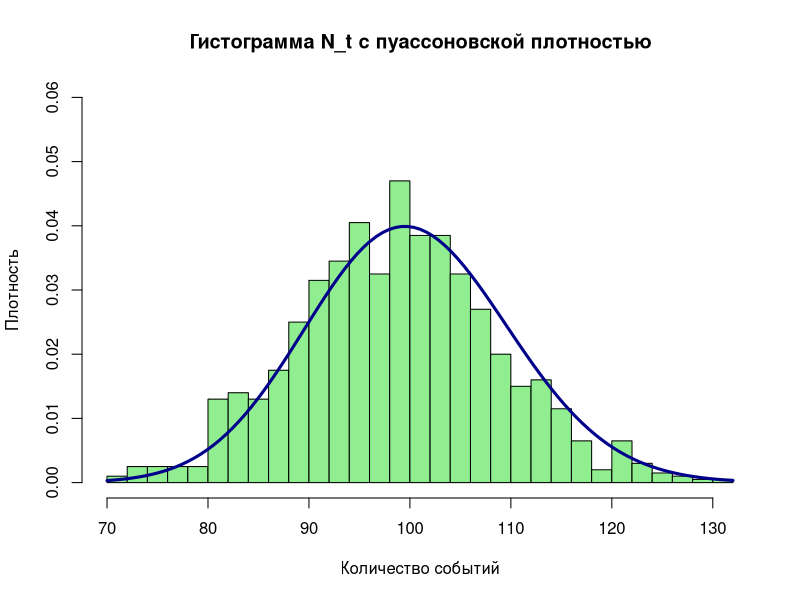
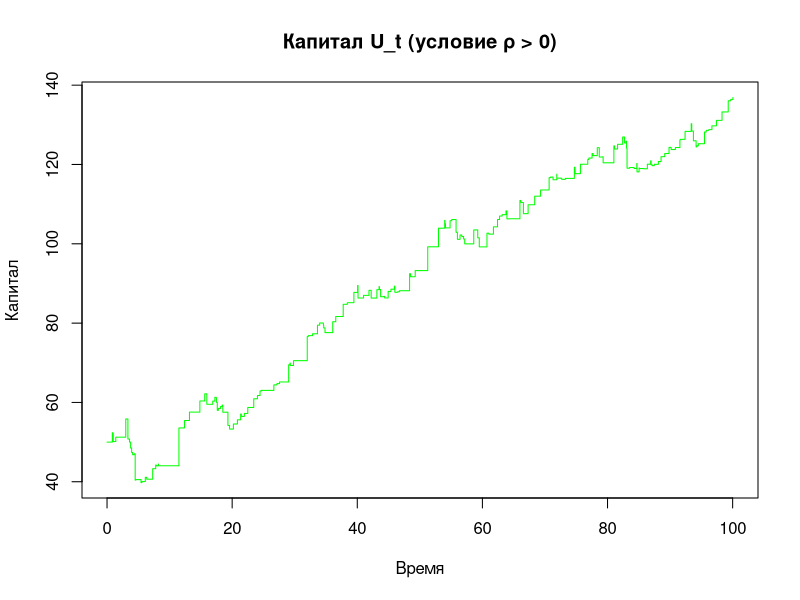
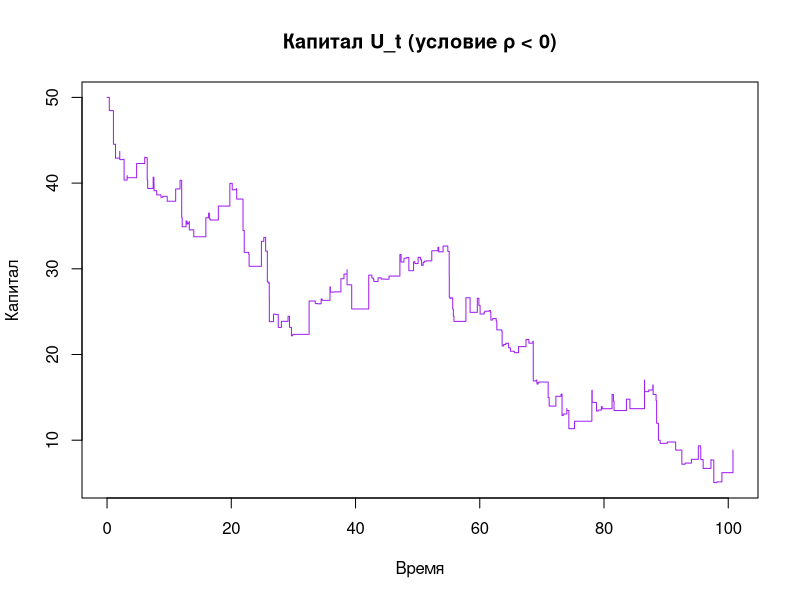

The R script that drew these images, in order:
# Лабораторная работа №7: Моделирование страхового процесса и вероятности разорения

# Задание 1: Моделирование N_t ----
time_horizon <- 50  # Фиксированное время
rate_lambda <- 2    # Интенсивность Пуассона
num_sim <- 1000     # Число реализаций
counts_Nt <- numeric(num_sim)  # Массив для хранения N_t

for (i in 1:num_sim) {
  current_time <- 0  # Текущее время
  event_count <- 0   # Счётчик событий
  
  while (current_time < time_horizon) {
    interval <- rexp(1, rate = rate_lambda)  # Генерация интервала
    current_time <- current_time + interval
    if (current_time < time_horizon) event_count <- event_count + 1
  }
  
  counts_Nt[i] <- event_count  # Сохранение результата
}

# Задание 2: Гистограмма и функция вероятности ----

# Построение гистограммы N_t
hist(counts_Nt, breaks = 25, prob = TRUE, col = "lightgreen", 
     main = "Гистограмма N_t с пуассоновской плотностью", 
     xlab = "Количество событий", ylab = "Плотность", ylim = c(0, 0.06))

# Наложение пуассоновской функции вероятности
curve((rate_lambda * time_horizon)^x / factorial(x) * exp(-rate_lambda * time_horizon), 
      add = TRUE, col = "darkblue", lwd = 3)

# Задание 3: Моделирование процесса U_t ----

# Функция для моделирования капитала U_t
model_capital <- function(init_capital, premium_rate, event_rate, claim_mean, max_time) {
  times <- c(0)      # Моменты времени T_i
  capitals <- c(init_capital)  # Значения капитала U(T_i)
  
  while (sum(times) < max_time) {
    inter_event <- rexp(1, event_rate)  # Межсобытийный интервал
    claim <- rexp(1, 1 / claim_mean)    # Страховая выплата
    
    capitals <- c(capitals, capitals[length(capitals)] + premium_rate * inter_event - claim)
    times <- c(times, inter_event)
  }
  
  list(times = cumsum(times), capitals = capitals)  # Возвращаем процесс
}

# Параметры
max_time <- 100    # Максимальное время
claim_mean <- 1    # Средняя выплата
premium_rate1 <- 3 # Случай (a): условие (15) выполнено
premium_rate2 <- 1.5 # Случай (b): условие (15) не выполнено

# Случай (a): условие (15) выполнено
sim_case1 <- model_capital(init_capital = 50, premium_rate = premium_rate1, 
                           event_rate = rate_lambda, claim_mean = claim_mean, max_time = max_time)

# Случай (b): условие (15) не выполнено
sim_case2 <- model_capital(init_capital = 50, premium_rate = premium_rate2, 
                           event_rate = rate_lambda, claim_mean = claim_mean, max_time = max_time)

# Построение графиков
# Случай (a)
plot(sim_case1$times, sim_case1$capitals, type = "s", col = "green", 
     main = "Капитал U_t (условие ρ > 0)", 
     xlab = "Время", ylab = "Капитал")

# Случай (b)
plot(sim_case2$times, sim_case2$capitals, type = "s", col = "purple", 
     main = "Капитал U_t (условие ρ < 0)", 
     xlab = "Время", ylab = "Капитал")

# Задание 4: Вероятность разорения ----

# Параметры
num_trials <- 1000    # Количество реализаций
max_time <- 1000      # Максимальное время
premium_rate <- 1     # Премия
event_rate <- 0.3     # Интенсивность
claim_mean <- 3       # Средняя выплата
init_capital <- 100   # Начальный капитал

# Массив для индикаторов разорения
ruin_flags <- numeric(num_trials)

# Моделирование процесса и проверка разорения
for (j in 1:num_trials) {
  capital <- init_capital
  current_time <- 0
  
  while (current_time < max_time && capital >= 0) {
    inter_event <- rexp(1, rate = event_rate)
    current_time <- current_time + inter_event
    if (current_time >= max_time) break
    
    claim <- rexp(1, rate = 1 / claim_mean)
    capital <- capital + premium_rate * inter_event - claim
    
    if (capital < 0) {
      ruin_flags[j] <- 1
      break
    }
  }
}

# Вычисление выборочной вероятности разорения
ruin_prob <- mean(ruin_flags)

# Вывод результата
cat("Оценка вероятности разорения:", ruin_prob, "\n")

# Проверка условия Лундберга
rho <- premium_rate / (event_rate * claim_mean) - 1
lundberg_bound <- exp(- (1 / claim_mean) * (rho / (1 + rho)) * init_capital)

cat("Верхняя граница по Лундбергу:", lundberg_bound, "\n")
